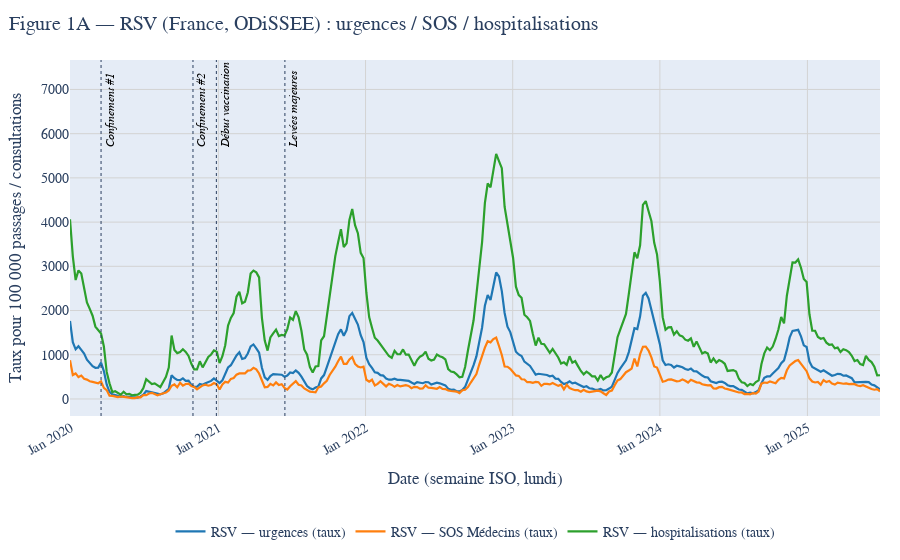

Notebook code cell kept with this figure:
### Markdown cell above
### Figure 1A — RSV (France, ODiSSEE) : urgences / SOS / hospitalisations

Trois séries hebdomadaires (lundi ISO) pour la France entière, avec **jalons COVID** en lignes pointillées verticales.  
Cette figure sert d’ossature descriptive : trou 2020–2021, rebond décalé 2021, précocité 2022, ré-alignement progressif 2023–2025.

### Code cell
name_map = {
    "taux_passages_urgences": "RSV — urgences (taux)",
    "taux_sos": "RSV — SOS Médecins (taux)",
    "taux_hosp": "RSV — hospitalisations (taux)",
}
color_map = {
    "taux_passages_urgences": "#1f77b4",
    "taux_sos": "#ff7f0e",
    "taux_hosp": "#2ca02c",
}

fig1a = go.Figure()
for met in metrics:
    fig1a.add_trace(go.Scatter(
        x=rsv_fr["date_monday"], y=rsv_fr[met],
        mode="lines", name=name_map.get(met, met),
        line=dict(color=color_map.get(met, "gray"), width=2.2)
    ))

ymax = float(np.nanmax(rsv_fr[metrics].values))
shapes, annots = covid_shapes_annots(ymax)
for ann in annots:
    ann["textangle"] = -90
    ann["y"] = ymax * 1.02
    ann["xanchor"] = "left"
    ann["yanchor"] = "bottom"
    ann["showarrow"] = False
    if isinstance(ann.get("text"), str) and not ann["text"].startswith("<i>"):
        ann["text"] = f"<i>{ann['text']}</i>"
    ann["font"] = dict(size=12, color="black")

xaxis_common = dict(
    title="Date (semaine ISO, lundi)",
    tickformat="%b %Y", tickangle=-30,
    showgrid=True, gridcolor="lightgray",
    zeroline=False
)
yaxis_common = dict(
    title="Taux pour 100 000 passages / consultations",
    showgrid=True, gridcolor="lightgray",
    zeroline=False
)

fig1a.update_layout(
    shapes=shapes, annotations=annots,
    xaxis=xaxis_common, yaxis=yaxis_common,
    title=dict(text="Figure 1A — RSV (France, ODiSSEE) : urgences / SOS / hospitalisations", x=0.01),
    margin=dict(l=70, r=20, t=60, b=80),
    font=dict(size=14, family="Arial"),
    legend=dict(orientation="h", y=-0.28, x=0.5, xanchor="center", yanchor="top")
)
fig1a.show()

# Export
try:
    fig1a.write_image(OUT / "Fig1A_ODISSEE_FR_urgences_SOS_hosp.png", scale=2)
    fig1a.write_image(OUT / "Fig1A_ODISSEE_FR_urgences_SOS_hosp.pdf")
except Exception as e:
    print("Export Fig.1A échoué (kaleido ?):", e)

### Figure 1 — Plotly figure (JSON) as saved in the notebook; plotly's stock layout.template omitted (floating-point values rounded to 4 significant figures; data arrays with more than 128 entries replaced by an {"elided": "..."} marker saying what was removed)
{"data": [{"line": {"color": "#1f77b4", "width": 2.2}, "mode": "lines", "name": "RSV — urgences (taux)", "type": "scatter", "x": {"elided": "288 str values"}, "y": {"elided": "288 float values"}}, {"line": {"color": "#ff7f0e", "width": 2.2}, "mode": "lines", "name": "RSV — SOS Médecins (taux)", "type": "scatter", "x": {"elided": "288 str values"}, "y": {"elided": "288 float values"}}, {"line": {"color": "#2ca02c", "width": 2.2}, "mode": "lines", "name": "RSV — hospitalisations (taux)", "type": "scatter", "x": {"elided": "288 str values"}, "y": {"elided": "288 float values"}}], "layout": {"annotations": [{"font": {"color": "black", "size": 12, "style": "italic"}, "showarrow": false, "text": "Confinement #1", "textangle": -90, "x": "2020-03-16", "xanchor": "left", "xref": "x", "y": 5654.0, "yanchor": "bottom", "yref": "y"}, {"font": {"color": "black", "size": 12, "style": "italic"}, "showarrow": false, "text": "Confinement #2", "textangle": -90, "x": "2020-10-30", "xanchor": "left", "xref": "x", "y": 5654.0, "yanchor": "bottom", "yref": "y"}, {"font": {"color": "black", "size": 12, "style": "italic"}, "showarrow": false, "text": "Début vaccination", "textangle": -90, "x": "2020-12-27", "xanchor": "left", "xref": "x", "y": 5654.0, "yanchor": "bottom", "yref": "y"}, {"font": {"color": "black", "size": 12, "style": "italic"}, "showarrow": false, "text": "Levées majeures", "textangle": -90, "x": "2021-06-15", "xanchor": "left", "xref": "x", "y": 5654.0, "yanchor": "bottom", "yref": "y"}], "font": {"family": "Arial", "size": 14}, "legend": {"orientation": "h", "x": 0.5, "xanchor": "center", "y": -0.28, "yanchor": "top"}, "margin": {"b": 80, "l": 70, "r": 20, "t": 60}, "shapes": [{"line": {"dash": "dot", "width": 1}, "type": "line", "x0": "2020-03-16", "x1": "2020-03-16", "xref": "x", "y0": 0, "y1": 1, "yref": "paper"}, {"line": {"dash": "dot", "width": 1}, "type": "line", "x0": "2020-10-30", "x1": "2020-10-30", "xref": "x", "y0": 0, "y1": 1, "yref": "paper"}, {"line": {"dash": "dot", "width": 1}, "type": "line", "x0": "2020-12-27", "x1": "2020-12-27", "xref": "x", "y0": 0, "y1": 1, "yref": "paper"}, {"line": {"dash": "dot", "width": 1}, "type": "line", "x0": "2021-06-15", "x1": "2021-06-15", "xref": "x", "y0": 0, "y1": 1, "yref": "paper"}], "title": {"text": "Figure 1A — RSV (France, ODiSSEE) : urgences / SOS / hospitalisations", "x": 0.01}, "xaxis": {"gridcolor": "lightgray", "showgrid": true, "tickangle": -30, "tickformat": "%b %Y", "title": {"text": "Date (semaine ISO, lundi)"}, "zeroline": false}, "yaxis": {"gridcolor": "lightgray", "showgrid": true, "title": {"text": "Taux pour 100 000 passages / consultations"}, "zeroline": false}}}
